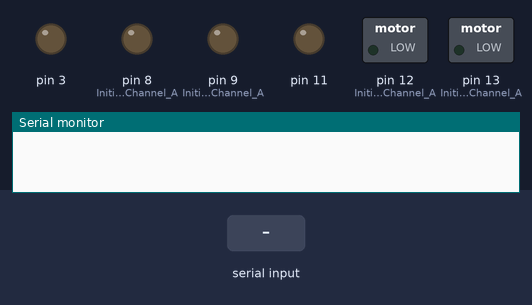
This sketch was run on a simulated Arduino Uno, built with avr-gcc and run on an emulated ATmega328P. On the bench: switched loads named in the sketch (green lamp = pin HIGH), output pins drawn as LEDs (lit = HIGH), the last lines printed to the serial monitor. The test bench sets the inputs (shaded band).

Above: at 1.2 s.
1.3 s: "f\n" received over Serial
At 1.9 s:
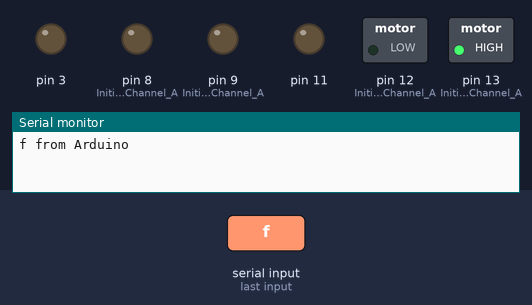
2.8 s: "b\n" received over Serial
At 4.0 s:
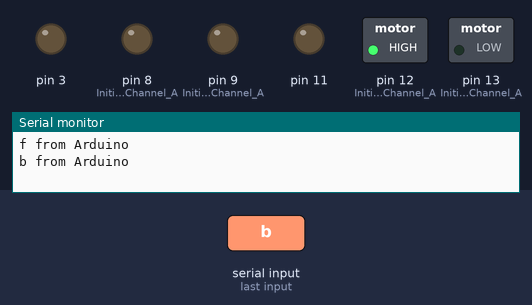
4.3 s: "l\n" received over Serial
At 5.4 s:
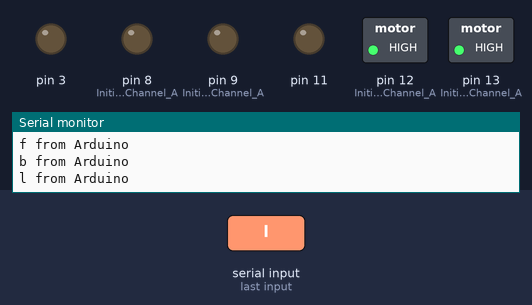
5.8 s: "s\n" received over Serial
At 6.5 s:
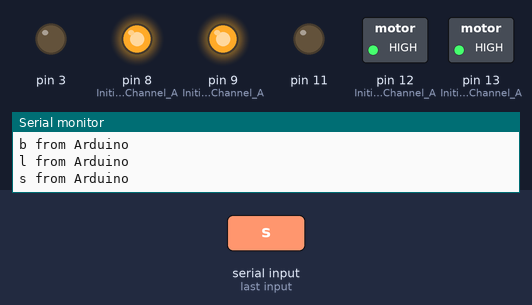
7.3 s: "r\n" received over Serial
At 7.7 s:
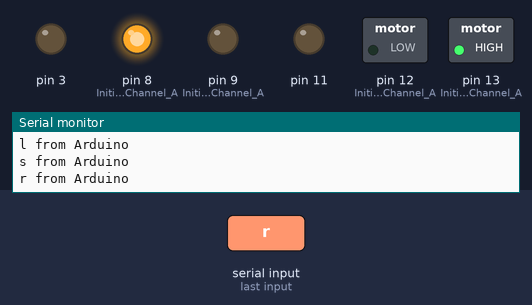
8.8 s: "s\n" received over Serial
At 10.0 s:
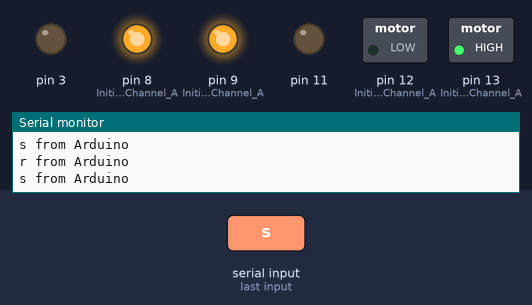
Timing chart, 0 to 11.3 s (numbered marks = the images above; inputs shaded):
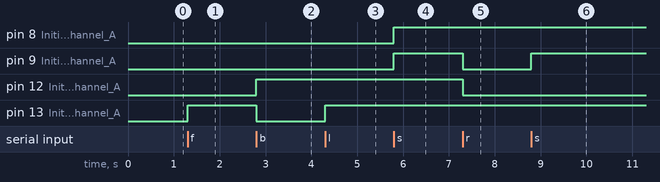

The sketch:

drive.ino
```cpp
void setup() {
  Serial.begin(9600);

  //Setup Channel A
  pinMode(12, OUTPUT); //Initiates Motor Channel A pin
  pinMode(9, OUTPUT); //Initiates Brake Channel A pin

  //Setup Channel B
  pinMode(13, OUTPUT); //Initiates Motor Channel A pin
  pinMode(8, OUTPUT);  //Initiates Brake Channel A pin
}

void loop() {
  if (Serial.available() > 0) {
    String data = Serial.readStringUntil('\n');

    String direction = data.substring(0, 1);
    int speed = data.substring(1, 4).toInt();
    if (speed > 255) {
      speed = 255;
    }

    if (direction == "f") {
      forward(speed);
    }

    else if (direction == "l") {
      left(speed);
    }

    else if (direction == "r") {
      right(speed);
    }

    else if (direction == "b") {
      backward(speed);
    }

    else if (direction == "s") {
      stopMoving();
    }

    Serial.println(data + " from Arduino");
  }
}

void stopMoving() {
  digitalWrite(9, HIGH);  //Engage the Brake for Channel A
  digitalWrite(8, HIGH);  //Engage the Brake for Channel B
}

void forward(int speed) {
  //Motor A forward
  digitalWrite(12, LOW); //Establishes forward direction of Channel A
  digitalWrite(9, LOW);   //Disengage the Brake for Channel A
  analogWrite(3, speed);   //Spins the motor on Channel A
  //Motor B forward
  digitalWrite(13, HIGH); //Establishes forward direction of Channel B
  digitalWrite(8, LOW);   //Disengage the Brake for Channel B
  analogWrite(11, speed);   //Spins the motor on Channel B
}

void backward(int speed) {
  //Motor A backward
  digitalWrite(12, HIGH); //Establishes forward direction of Channel A
  digitalWrite(9, LOW);   //Disengage the Brake for Channel A
  analogWrite(3, speed);   //Spins the motor on Channel A
  //Motor B backward
  digitalWrite(13, LOW); //Establishes forward direction of Channel B
  digitalWrite(8, LOW);   //Disengage the Brake for Channel B
  analogWrite(11, speed);   //Spins the motor on Channel B
}

void left(int speed) {
  digitalWrite(13, HIGH); //Establishes forward direction of Channel B
  digitalWrite(8, LOW);   //Disengage the Brake for Channel B
  analogWrite(11, speed);   //Spins the motor on Channel B
}

void right(int speed) {
  digitalWrite(12, LOW); //Establishes forward direction of Channel A
  digitalWrite(9, LOW);   //Disengage the Brake for Channel A
  analogWrite(3, speed);   //Spins the motor on Channel A
}
```

Measured:
- after the input at 1.3 s, pin 13 (Initiates_Motor_Channel_A): LOW → HIGH at once
- after the input at 2.8 s, pin 12 (Initiates_Motor_Channel_A): LOW → HIGH at once; pin 13 (Initiates_Motor_Channel_A): HIGH → LOW at once
- after the input at 4.3 s, pin 13 (Initiates_Motor_Channel_A): LOW → HIGH at once
- after the input at 5.8 s, pin 8 (Initiates_Brake_Channel_A), pin 9 (Initiates_Brake_Channel_A): LOW → HIGH at once
- after the input at 7.3 s, pin 9 (Initiates_Brake_Channel_A), pin 12 (Initiates_Motor_Channel_A): HIGH → LOW at once
- after the input at 8.8 s, pin 9 (Initiates_Brake_Channel_A): LOW → HIGH at once
